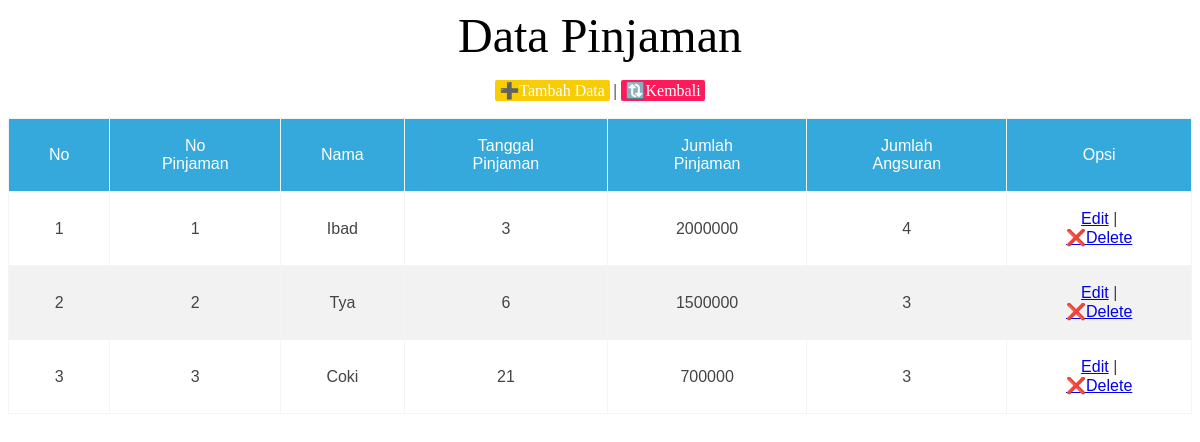
The app's page /pinjaman.php with its own data.
### tables this page shows
CREATE TABLE `pinjaman` (
  `no_pinjaman` int(5) NOT NULL,
  `tanggal_pinjaman` int(11) DEFAULT NULL,
  `jumlah_pinjaman` int(20) DEFAULT NULL,
  `berapakali_ansuran` int(2) DEFAULT NULL
);

CREATE TABLE `anggota` (
  `no_anggota` int(5) NOT NULL,
  `nama` varchar(225) DEFAULT NULL,
  `jeniskelamin` varchar(225) DEFAULT NULL,
  `alamat` varchar(225) DEFAULT NULL
);

### pinjaman.php (the view, shortened to what this page needs)
<!DOCTYPE html>
<html>
<head>
    <link rel="stylesheet" href="style1.css" type="text/css" media="all" />
</head>
<body>
    <table class="table1" border="3" cellspacing="0" cellpadding="5" align="center">
    <tr>
        <center><font size="7" face="Century Gothic" >Data Pinjaman</font></center>
    </tr>
    <tr>
        <br>
            <tr>
                <center>
                    <a href="inputpinjaman.php" style="padding:0.2% 0.4%;background-color :#f8cd05; color:#fff;border-radius:2px;text-decoration:none;">➕Tambah Data</a>  |
                    <a href="index.php" style="padding:0.2% 0.4%;background-color :#ff1b5b; color:#fff;border-radius:2px;text-decoration:none;">🔃Kembali</a>
                </center>
            </tr>
        <br>
    </tr>
    <tr>
        <th width="1" align="left">No</th>
        <th>No Pinjaman</th>
        <th>Nama</th>
        <th>Tanggal Pinjaman</th>
        <th>Jumlah Pinjaman</th>
        <th>Jumlah Angsuran</th>
        <th>Opsi</th>
    </tr>
<?php
    include 'koneksi.php';
        $no =1;
        $select = mysqli_query($conn, "SELECT * FROM pinjaman INNER JOIN anggota ON anggota.no_anggota = pinjaman.no_pinjaman");
    if(mysqli_num_rows($select) > 0){
    while($hasil = mysqli_fetch_array($select)){
?>
    <tr style="text-align: center;">
        <td><?php echo $no++ ?></td>
        <td><?php echo $hasil['no_pinjaman'] ?></td>
        <td><?php echo $hasil['nama'] ?></td>
        <td><?php echo $hasil['tanggal_pinjaman'] ?></td>
        <td><?php echo $hasil['jumlah_pinjaman'] ?></td>
        <td><?php echo $hasil['berapakali_ansuran'] ?></td>
        <td>
            <a href="editpinjaman.php?no_pinjaman=<?php echo $hasil['no_pinjaman'] ?>">Edit</a> |
            <a href="deletepinjaman.php?no_pinjaman=<?php echo $hasil['no_pinjaman'] ?>">❌Delete</a>
        </td>
    </tr>
<?php }}else{ ?>
    <tr>
        <td colspan="6" align="center">DATA KOSONG</td>
    </tr>
<?php } ?>
    </table>
</body>
</html>

### style1.css (style rules this page uses)
.table1 { font-family: sans-serif; color: #444; border-collapse: collapse; border: 1px solid #f2f5f7; }
.table1 tr th { background: #35A9DB; color: #fff; font-weight: normal; }
.table1, th, td { padding: 18px 40px; }
.table1 tr:nth-child(even) { background-color: #f2f2f2; }

### records on screen
pinjaman: no_pinjaman "1", anggota.nama "Ibad", tanggal_pinjaman "3", jumlah_pinjaman "2000000", berapakali_ansuran "4"
pinjaman: no_pinjaman "2", anggota.nama "Tya", tanggal_pinjaman "6", jumlah_pinjaman "1500000", berapakali_ansuran "3"
pinjaman: no_pinjaman "3", anggota.nama "Coki", tanggal_pinjaman "21", jumlah_pinjaman "700000", berapakali_ansuran "3"
